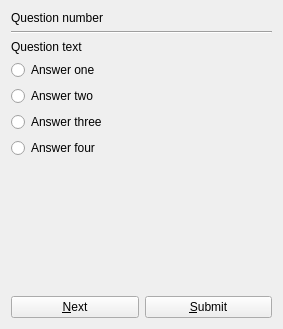
<?xml version="1.0" encoding="UTF-8"?>
<ui version="4.0">
 <class>QuizItem</class>
 <widget class="QWidget" name="QuizItem">
  <property name="geometry">
   <rect>
    <x>0</x>
    <y>0</y>
    <width>283</width>
    <height>329</height>
   </rect>
  </property>
  <property name="windowTitle">
   <string>Form</string>
  </property>
  <layout class="QVBoxLayout" name="verticalLayout">
   <item>
    <widget class="QLabel" name="m_lblQuestionNumber">
     <property name="text">
      <string>Question number</string>
     </property>
    </widget>
   </item>
   <item>
    <widget class="Line" name="line">
     <property name="orientation">
      <enum>Qt::Horizontal</enum>
     </property>
    </widget>
   </item>
   <item>
    <widget class="QLabel" name="m_lblQuestionText">
     <property name="text">
      <string>Question text</string>
     </property>
    </widget>
   </item>
   <item>
    <widget class="QRadioButton" name="m_rbAnswerOne">
     <property name="text">
      <string>Answer one</string>
     </property>
    </widget>
   </item>
   <item>
    <widget class="QRadioButton" name="m_rbAnswerTwo">
     <property name="text">
      <string>Answer two</string>
     </property>
    </widget>
   </item>
   <item>
    <widget class="QRadioButton" name="m_rbAnswerThree">
     <property name="text">
      <string>Answer three</string>
     </property>
    </widget>
   </item>
   <item>
    <widget class="QRadioButton" name="m_rbAnswerFour">
     <property name="text">
      <string>Answer four</string>
     </property>
    </widget>
   </item>
   <item>
    <spacer name="verticalSpacer">
     <property name="orientation">
      <enum>Qt::Vertical</enum>
     </property>
     <property name="sizeHint" stdset="0">
      <size>
       <width>20</width>
       <height>40</height>
      </size>
     </property>
    </spacer>
   </item>
   <item>
    <widget class="QLabel" name="m_lblWarning">
     <property name="text">
      <string/>
     </property>
     <property name="alignment">
      <set>Qt::AlignCenter</set>
     </property>
    </widget>
   </item>
   <item>
    <layout class="QHBoxLayout" name="horizontalLayout">
     <item>
      <widget class="QPushButton" name="m_btnNext">
       <property name="text">
        <string>&amp;Next</string>
       </property>
      </widget>
     </item>
     <item>
      <widget class="QPushButton" name="m_btnConfirm">
       <property name="text">
        <string>&amp;Submit</string>
       </property>
      </widget>
     </item>
    </layout>
   </item>
  </layout>
 </widget>
 <resources/>
 <connections/>
</ui>
